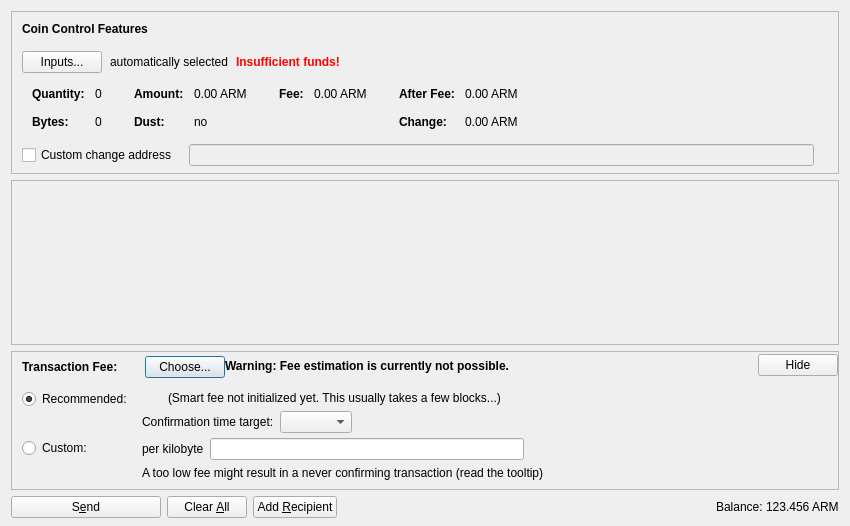
<?xml version="1.0" encoding="UTF-8"?>
<ui version="4.0">
 <class>SendCoinsDialog</class>
 <widget class="QDialog" name="SendCoinsDialog">
  <property name="geometry">
   <rect>
    <x>0</x>
    <y>0</y>
    <width>850</width>
    <height>526</height>
   </rect>
  </property>
  <property name="windowTitle">
   <string>Send Coins</string>
  </property>
  <layout class="QVBoxLayout" name="verticalLayout" stretch="0,1,0,0">
   <property name="bottomMargin">
    <number>8</number>
   </property>
   <item>
    <widget class="QFrame" name="frameCoinControl">
     <property name="sizePolicy">
      <sizepolicy hsizetype="Expanding" vsizetype="Expanding">
       <horstretch>0</horstretch>
       <verstretch>0</verstretch>
      </sizepolicy>
     </property>
     <property name="maximumSize">
      <size>
       <width>16777215</width>
       <height>16777215</height>
      </size>
     </property>
     <property name="frameShape">
      <enum>QFrame::StyledPanel</enum>
     </property>
     <property name="frameShadow">
      <enum>QFrame::Sunken</enum>
     </property>
     <layout class="QVBoxLayout" name="verticalLayoutCoinControl2">
      <property name="spacing">
       <number>0</number>
      </property>
      <property name="leftMargin">
       <number>0</number>
      </property>
      <property name="topMargin">
       <number>0</number>
      </property>
      <property name="rightMargin">
       <number>0</number>
      </property>
      <property name="bottomMargin">
       <number>6</number>
      </property>
      <item>
       <layout class="QVBoxLayout" name="verticalLayoutCoinControl" stretch="0,0,0,0,1">
        <property name="spacing">
         <number>0</number>
        </property>
        <property name="leftMargin">
         <number>10</number>
        </property>
        <property name="topMargin">
         <number>10</number>
        </property>
        <item>
         <layout class="QHBoxLayout" name="horizontalLayoutCoinControl1">
          <property name="bottomMargin">
           <number>15</number>
          </property>
          <item>
           <widget class="QLabel" name="labelCoinControlFeatures">
            <property name="sizePolicy">
             <sizepolicy hsizetype="Preferred" vsizetype="Maximum">
              <horstretch>0</horstretch>
              <verstretch>0</verstretch>
             </sizepolicy>
            </property>
            <property name="font">
             <font>
              <weight>75</weight>
              <bold>true</bold>
             </font>
            </property>
            <property name="styleSheet">
             <string notr="true">font-weight:bold;</string>
            </property>
            <property name="text">
             <string>Coin Control Features</string>
            </property>
           </widget>
          </item>
         </layout>
        </item>
        <item>
         <layout class="QHBoxLayout" name="horizontalLayoutCoinControl2" stretch="0,0,0,0">
          <property name="spacing">
           <number>8</number>
          </property>
          <property name="bottomMargin">
           <number>10</number>
          </property>
          <item>
           <widget class="QPushButton" name="pushButtonCoinControl">
            <property name="styleSheet">
             <string notr="true"/>
            </property>
            <property name="text">
             <string>Inputs...</string>
            </property>
            <property name="autoDefault">
             <bool>false</bool>
            </property>
           </widget>
          </item>
          <item>
           <widget class="QLabel" name="labelCoinControlAutomaticallySelected">
            <property name="text">
             <string>automatically selected</string>
            </property>
            <property name="margin">
             <number>5</number>
            </property>
           </widget>
          </item>
          <item>
           <widget class="QLabel" name="labelCoinControlInsuffFunds">
            <property name="font">
             <font>
              <weight>75</weight>
              <bold>true</bold>
             </font>
            </property>
            <property name="styleSheet">
             <string notr="true">color:red;font-weight:bold;</string>
            </property>
            <property name="text">
             <string>Insufficient funds!</string>
            </property>
            <property name="margin">
             <number>5</number>
            </property>
           </widget>
          </item>
          <item>
           <spacer name="horizontalSpacerCoinControl">
            <property name="orientation">
             <enum>Qt::Horizontal</enum>
            </property>
            <property name="sizeHint" stdset="0">
             <size>
              <width>40</width>
              <height>1</height>
             </size>
            </property>
           </spacer>
          </item>
         </layout>
        </item>
        <item>
         <widget class="QWidget" name="widgetCoinControl" native="true">
          <property name="sizePolicy">
           <sizepolicy hsizetype="Preferred" vsizetype="Preferred">
            <horstretch>0</horstretch>
            <verstretch>0</verstretch>
           </sizepolicy>
          </property>
          <property name="minimumSize">
           <size>
            <width>0</width>
            <height>0</height>
           </size>
          </property>
          <property name="styleSheet">
           <string notr="true"/>
          </property>
          <layout class="QHBoxLayout" name="horizontalLayoutCoinControl5">
           <property name="leftMargin">
            <number>0</number>
           </property>
           <property name="topMargin">
            <number>0</number>
           </property>
           <property name="rightMargin">
            <number>0</number>
           </property>
           <property name="bottomMargin">
            <number>0</number>
           </property>
           <item>
            <layout class="QHBoxLayout" name="horizontalLayoutCoinControl3" stretch="0,0,0,1">
             <property name="spacing">
              <number>20</number>
             </property>
             <property name="topMargin">
              <number>0</number>
             </property>
             <property name="bottomMargin">
              <number>10</number>
             </property>
             <item>
              <layout class="QFormLayout" name="formLayoutCoinControl1">
               <property name="horizontalSpacing">
                <number>10</number>
               </property>
               <property name="verticalSpacing">
                <number>14</number>
               </property>
               <property name="leftMargin">
                <number>10</number>
               </property>
               <property name="topMargin">
                <number>4</number>
               </property>
               <property name="rightMargin">
                <number>6</number>
               </property>
               <item row="0" column="0">
                <widget class="QLabel" name="labelCoinControlQuantityText">
                 <property name="font">
                  <font>
                   <weight>75</weight>
                   <bold>true</bold>
                  </font>
                 </property>
                 <property name="text">
                  <string>Quantity:</string>
                 </property>
                 <property name="margin">
                  <number>0</number>
                 </property>
                </widget>
               </item>
               <item row="0" column="1">
                <widget class="QLabel" name="labelCoinControlQuantity">
                 <property name="cursor">
                  <cursorShape>IBeamCursor</cursorShape>
                 </property>
                 <property name="contextMenuPolicy">
                  <enum>Qt::ActionsContextMenu</enum>
                 </property>
                 <property name="text">
                  <string notr="true">0</string>
                 </property>
                 <property name="margin">
                  <number>0</number>
                 </property>
                 <property name="textInteractionFlags">
                  <set>Qt::LinksAccessibleByMouse|Qt::TextSelectableByKeyboard|Qt::TextSelectableByMouse</set>
                 </property>
                </widget>
               </item>
               <item row="1" column="0">
                <widget class="QLabel" name="labelCoinControlBytesText">
                 <property name="font">
                  <font>
                   <weight>75</weight>
                   <bold>true</bold>
                  </font>
                 </property>
                 <property name="text">
                  <string>Bytes:</string>
                 </property>
                </widget>
               </item>
               <item row="1" column="1">
                <widget class="QLabel" name="labelCoinControlBytes">
                 <property name="cursor">
                  <cursorShape>IBeamCursor</cursorShape>
                 </property>
                 <property name="contextMenuPolicy">
                  <enum>Qt::ActionsContextMenu</enum>
                 </property>
                 <property name="text">
                  <string notr="true">0</string>
                 </property>
                 <property name="textInteractionFlags">
                  <set>Qt::LinksAccessibleByMouse|Qt::TextSelectableByKeyboard|Qt::TextSelectableByMouse</set>
                 </property>
                </widget>
               </item>
              </layout>
             </item>
             <item>
              <layout class="QFormLayout" name="formLayoutCoinControl2">
               <property name="horizontalSpacing">
                <number>10</number>
               </property>
               <property name="verticalSpacing">
                <number>14</number>
               </property>
               <property name="leftMargin">
                <number>6</number>
               </property>
               <property name="topMargin">
                <number>4</number>
               </property>
               <property name="rightMargin">
                <number>6</number>
               </property>
               <item row="0" column="0">
                <widget class="QLabel" name="labelCoinControlAmountText">
                 <property name="font">
                  <font>
                   <weight>75</weight>
                   <bold>true</bold>
                  </font>
                 </property>
                 <property name="text">
                  <string>Amount:</string>
                 </property>
                 <property name="margin">
                  <number>0</number>
                 </property>
                </widget>
               </item>
               <item row="0" column="1">
                <widget class="QLabel" name="labelCoinControlAmount">
                 <property name="cursor">
                  <cursorShape>IBeamCursor</cursorShape>
                 </property>
                 <property name="contextMenuPolicy">
                  <enum>Qt::ActionsContextMenu</enum>
                 </property>
                 <property name="text">
                  <string notr="true">0.00 ARM</string>
                 </property>
                 <property name="textInteractionFlags">
                  <set>Qt::LinksAccessibleByMouse|Qt::TextSelectableByKeyboard|Qt::TextSelectableByMouse</set>
                 </property>
                </widget>
               </item>
               <item row="1" column="0">
                <widget class="QLabel" name="labelCoinControlLowOutputText">
                 <property name="font">
                  <font>
                   <weight>75</weight>
                   <bold>true</bold>
                  </font>
                 </property>
                 <property name="text">
                  <string>Dust:</string>
                 </property>
                </widget>
               </item>
               <item row="1" column="1">
                <widget class="QLabel" name="labelCoinControlLowOutput">
                 <property name="cursor">
                  <cursorShape>IBeamCursor</cursorShape>
                 </property>
                 <property name="contextMenuPolicy">
                  <enum>Qt::ActionsContextMenu</enum>
                 </property>
                 <property name="text">
                  <string notr="true">no</string>
                 </property>
                 <property name="textInteractionFlags">
                  <set>Qt::LinksAccessibleByMouse|Qt::TextSelectableByKeyboard|Qt::TextSelectableByMouse</set>
                 </property>
                </widget>
               </item>
              </layout>
             </item>
             <item>
              <layout class="QFormLayout" name="formLayoutCoinControl3">
               <property name="horizontalSpacing">
                <number>10</number>
               </property>
               <property name="verticalSpacing">
                <number>14</number>
               </property>
               <property name="leftMargin">
                <number>6</number>
               </property>
               <property name="topMargin">
                <number>4</number>
               </property>
               <property name="rightMargin">
                <number>6</number>
               </property>
               <item row="0" column="0">
                <widget class="QLabel" name="labelCoinControlFeeText">
                 <property name="font">
                  <font>
                   <weight>75</weight>
                   <bold>true</bold>
                  </font>
                 </property>
                 <property name="text">
                  <string>Fee:</string>
                 </property>
                 <property name="margin">
                  <number>0</number>
                 </property>
                </widget>
               </item>
               <item row="0" column="1">
                <widget class="QLabel" name="labelCoinControlFee">
                 <property name="cursor">
                  <cursorShape>IBeamCursor</cursorShape>
                 </property>
                 <property name="contextMenuPolicy">
                  <enum>Qt::ActionsContextMenu</enum>
                 </property>
                 <property name="text">
                  <string notr="true">0.00 ARM</string>
                 </property>
                 <property name="textInteractionFlags">
                  <set>Qt::LinksAccessibleByMouse|Qt::TextSelectableByKeyboard|Qt::TextSelectableByMouse</set>
                 </property>
                </widget>
               </item>
              </layout>
             </item>
             <item>
              <layout class="QFormLayout" name="formLayoutCoinControl4">
               <property name="horizontalSpacing">
                <number>10</number>
               </property>
               <property name="verticalSpacing">
                <number>14</number>
               </property>
               <property name="leftMargin">
                <number>6</number>
               </property>
               <property name="topMargin">
                <number>4</number>
               </property>
               <property name="rightMargin">
                <number>6</number>
               </property>
               <item row="0" column="0">
                <widget class="QLabel" name="labelCoinControlAfterFeeText">
                 <property name="font">
                  <font>
                   <weight>75</weight>
                   <bold>true</bold>
                  </font>
                 </property>
                 <property name="text">
                  <string>After Fee:</string>
                 </property>
                 <property name="margin">
                  <number>0</number>
                 </property>
                </widget>
               </item>
               <item row="0" column="1">
                <widget class="QLabel" name="labelCoinControlAfterFee">
                 <property name="cursor">
                  <cursorShape>IBeamCursor</cursorShape>
                 </property>
                 <property name="contextMenuPolicy">
                  <enum>Qt::ActionsContextMenu</enum>
                 </property>
                 <property name="text">
                  <string notr="true">0.00 ARM</string>
                 </property>
                 <property name="textInteractionFlags">
                  <set>Qt::LinksAccessibleByMouse|Qt::TextSelectableByKeyboard|Qt::TextSelectableByMouse</set>
                 </property>
                </widget>
               </item>
               <item row="1" column="0">
                <widget class="QLabel" name="labelCoinControlChangeText">
                 <property name="font">
                  <font>
                   <weight>75</weight>
                   <bold>true</bold>
                  </font>
                 </property>
                 <property name="text">
                  <string>Change:</string>
                 </property>
                </widget>
               </item>
               <item row="1" column="1">
                <widget class="QLabel" name="labelCoinControlChange">
                 <property name="cursor">
                  <cursorShape>IBeamCursor</cursorShape>
                 </property>
                 <property name="contextMenuPolicy">
                  <enum>Qt::ActionsContextMenu</enum>
                 </property>
                 <property name="text">
                  <string notr="true">0.00 ARM</string>
                 </property>
                 <property name="textInteractionFlags">
                  <set>Qt::LinksAccessibleByMouse|Qt::TextSelectableByKeyboard|Qt::TextSelectableByMouse</set>
                 </property>
                </widget>
               </item>
              </layout>
             </item>
            </layout>
           </item>
          </layout>
         </widget>
        </item>
        <item>
         <layout class="QHBoxLayout" name="horizontalLayoutCoinControl4" stretch="0,0,0">
          <property name="spacing">
           <number>12</number>
          </property>
          <property name="sizeConstraint">
           <enum>QLayout::SetDefaultConstraint</enum>
          </property>
          <property name="topMargin">
           <number>5</number>
          </property>
          <property name="rightMargin">
           <number>5</number>
          </property>
          <item>
           <widget class="QCheckBox" name="checkBoxCoinControlChange">
            <property name="toolTip">
             <string>If this is activated, but the change address is empty or invalid, change will be sent to a newly generated address.</string>
            </property>
            <property name="text">
             <string>Custom change address</string>
            </property>
           </widget>
          </item>
          <item>
           <widget class="QValidatedLineEdit" name="lineEditCoinControlChange">
            <property name="enabled">
             <bool>false</bool>
            </property>
            <property name="sizePolicy">
             <sizepolicy hsizetype="Expanding" vsizetype="Fixed">
              <horstretch>0</horstretch>
              <verstretch>0</verstretch>
             </sizepolicy>
            </property>
           </widget>
          </item>
          <item>
           <widget class="QLabel" name="labelCoinControlChangeLabel">
            <property name="sizePolicy">
             <sizepolicy hsizetype="Preferred" vsizetype="Expanding">
              <horstretch>0</horstretch>
              <verstretch>0</verstretch>
             </sizepolicy>
            </property>
            <property name="minimumSize">
             <size>
              <width>0</width>
              <height>0</height>
             </size>
            </property>
            <property name="text">
             <string/>
            </property>
            <property name="margin">
             <number>3</number>
            </property>
           </widget>
          </item>
         </layout>
        </item>
        <item>
         <spacer name="verticalSpacerCoinControl">
          <property name="orientation">
           <enum>Qt::Vertical</enum>
          </property>
          <property name="sizeHint" stdset="0">
           <size>
            <width>800</width>
            <height>1</height>
           </size>
          </property>
         </spacer>
        </item>
       </layout>
      </item>
     </layout>
    </widget>
   </item>
   <item>
    <widget class="QScrollArea" name="scrollArea">
     <property name="widgetResizable">
      <bool>true</bool>
     </property>
     <widget class="QWidget" name="scrollAreaWidgetContents">
      <property name="geometry">
       <rect>
        <x>0</x>
        <y>0</y>
        <width>830</width>
        <height>104</height>
       </rect>
      </property>
      <layout class="QVBoxLayout" name="verticalLayout_2" stretch="0,1">
       <property name="leftMargin">
        <number>0</number>
       </property>
       <property name="topMargin">
        <number>0</number>
       </property>
       <property name="rightMargin">
        <number>0</number>
       </property>
       <property name="bottomMargin">
        <number>0</number>
       </property>
       <item>
        <layout class="QVBoxLayout" name="entries">
         <property name="spacing">
          <number>6</number>
         </property>
        </layout>
       </item>
       <item>
        <spacer name="verticalSpacer">
         <property name="orientation">
          <enum>Qt::Vertical</enum>
         </property>
         <property name="sizeHint" stdset="0">
          <size>
           <width>20</width>
           <height>40</height>
          </size>
         </property>
        </spacer>
       </item>
      </layout>
     </widget>
    </widget>
   </item>
   <item>
    <widget class="QFrame" name="frameFee">
     <property name="sizePolicy">
      <sizepolicy hsizetype="Expanding" vsizetype="Expanding">
       <horstretch>0</horstretch>
       <verstretch>0</verstretch>
      </sizepolicy>
     </property>
     <property name="maximumSize">
      <size>
       <width>16777215</width>
       <height>16777215</height>
      </size>
     </property>
     <property name="frameShape">
      <enum>QFrame::StyledPanel</enum>
     </property>
     <property name="frameShadow">
      <enum>QFrame::Sunken</enum>
     </property>
     <layout class="QVBoxLayout" name="verticalLayoutFee1">
      <property name="spacing">
       <number>0</number>
      </property>
      <property name="leftMargin">
       <number>0</number>
      </property>
      <property name="topMargin">
       <number>0</number>
      </property>
      <property name="rightMargin">
       <number>0</number>
      </property>
      <property name="bottomMargin">
       <number>0</number>
      </property>
      <item>
       <layout class="QVBoxLayout" name="verticalLayoutFee2" stretch="0,0,0">
        <property name="spacing">
         <number>0</number>
        </property>
        <property name="leftMargin">
         <number>10</number>
        </property>
        <property name="topMargin">
         <number>0</number>
        </property>
        <item>
         <layout class="QHBoxLayout" name="horizontalLayoutFee1">
          <property name="bottomMargin">
           <number>0</number>
          </property>
          <item>
           <layout class="QVBoxLayout" name="verticalLayoutFee7">
            <property name="spacing">
             <number>0</number>
            </property>
            <item>
             <spacer name="verticalSpacerSmartFee">
              <property name="orientation">
               <enum>Qt::Vertical</enum>
              </property>
              <property name="sizeType">
               <enum>QSizePolicy::Fixed</enum>
              </property>
              <property name="sizeHint" stdset="0">
               <size>
                <width>1</width>
                <height>4</height>
               </size>
              </property>
             </spacer>
            </item>
            <item>
             <layout class="QHBoxLayout" name="horizontalLayoutSmartFee">
              <property name="spacing">
               <number>10</number>
              </property>
              <item>
               <widget class="QLabel" name="labelFeeHeadline">
                <property name="sizePolicy">
                 <sizepolicy hsizetype="Preferred" vsizetype="Maximum">
                  <horstretch>0</horstretch>
                  <verstretch>0</verstretch>
                 </sizepolicy>
                </property>
                <property name="font">
                 <font>
                  <weight>75</weight>
                  <bold>true</bold>
                 </font>
                </property>
                <property name="styleSheet">
                 <string notr="true">font-weight:bold;</string>
                </property>
                <property name="text">
                 <string>Transaction Fee:</string>
                </property>
               </widget>
              </item>
              <item>
               <widget class="QLabel" name="labelFeeMinimized">
                <property name="text">
                 <string/>
                </property>
               </widget>
              </item>
              <item>
               <widget class="QPushButton" name="buttonChooseFee">
                <property name="text">
                 <string>Choose...</string>
                </property>
               </widget>
              </item>
             </layout>
            </item>
            <item>
             <spacer name="verticalSpacer_5">
              <property name="orientation">
               <enum>Qt::Vertical</enum>
              </property>
              <property name="sizeHint" stdset="0">
               <size>
                <width>1</width>
                <height>1</height>
               </size>
              </property>
             </spacer>
            </item>
           </layout>
          </item>
          <item>
           <widget class="QLabel" name="fallbackFeeWarningLabel">
            <property name="toolTip">
             <string>Using the fallbackfee can result in sending a transaction that will take several hours or days (or never) to confirm. Consider choosing your fee manually or wait until you have validated the complete chain.</string>
            </property>
            <property name="font">
            <font>
                <weight>75</weight>
                <bold>true</bold>
            </font>
            </property>
            <property name="text">
             <string>Warning: Fee estimation is currently not possible.</string>
            </property>
            <property name="wordWrap">
             <bool>false</bool>
            </property>
           </widget>
          </item>
          <item>
           <spacer name="horizontalSpacer_4">
            <property name="orientation">
             <enum>Qt::Horizontal</enum>
            </property>
            <property name="sizeType">
             <enum>QSizePolicy::MinimumExpanding</enum>
            </property>
            <property name="sizeHint" stdset="0">
             <size>
              <width>40</width>
              <height>20</height>
             </size>
            </property>
           </spacer>
          </item>
          <item>
           <widget class="QPushButton" name="buttonMinimizeFee">
            <property name="toolTip">
             <string>collapse fee-settings</string>
            </property>
            <property name="text">
             <string>Hide</string>
            </property>
           </widget>
          </item>
         </layout>
        </item>
        <item>
         <widget class="QFrame" name="frameFeeSelection">
          <layout class="QVBoxLayout" name="verticalLayoutFee12">
           <property name="spacing">
            <number>0</number>
           </property>
           <property name="leftMargin">
            <number>0</number>
           </property>
           <property name="topMargin">
            <number>0</number>
           </property>
           <property name="rightMargin">
            <number>0</number>
           </property>
           <property name="bottomMargin">
            <number>0</number>
           </property>
           <item>
            <layout class="QGridLayout" name="gridLayoutFee">
             <property name="topMargin">
              <number>10</number>
             </property>
             <property name="bottomMargin">
              <number>4</number>
             </property>
             <property name="horizontalSpacing">
              <number>10</number>
             </property>
             <property name="verticalSpacing">
              <number>4</number>
             </property>
             <item row="1" column="1">
              <layout class="QVBoxLayout" name="verticalLayoutFee8">
               <property name="spacing">
                <number>6</number>
               </property>
               <item>
                <layout class="QHBoxLayout" name="horizontalLayoutFee13">
                 <item>
                  <widget class="QLabel" name="labelCustomPerKilobyte">
                   <property name="toolTip">
                    <string>Specify a custom fee per kB (1,000 bytes) of the transaction's virtual size.

Note:  Since the fee is calculated on a per-byte basis, a fee of "100 satoshis per kB" for a transaction size of 500 bytes (half of 1 kB) would ultimately yield a fee of only 50 satoshis.</string>
                   </property>
                   <property name="text">
                    <string>per kilobyte</string>
                   </property>
                  </widget>
                 </item>
                 <item>
                  <widget class="BitcoinAmountField" name="customFee"/>
                 </item>
                 <item>
                  <spacer name="horizontalSpacer_6">
                   <property name="orientation">
                    <enum>Qt::Horizontal</enum>
                   </property>
                   <property name="sizeHint" stdset="0">
                    <size>
                     <width>1</width>
                     <height>1</height>
                    </size>
                   </property>
                  </spacer>
                 </item>
                </layout>
               </item>
               <item>
                <layout class="QHBoxLayout" name="horizontalLayoutFee8">
                 <item>
                  <widget class="QLabel" name="labelCustomFeeWarning">
                   <property name="enabled">
                    <bool>true</bool>
                   </property>
                   <property name="toolTip">
                    <string>When there is less transaction volume than space in the blocks, miners as well as relaying nodes may enforce a minimum fee. Paying only this minimum fee is just fine, but be aware that this can result in a never confirming transaction once there is more demand for bosscoins transactions than the network can process.</string>
                   </property>
                   <property name="text">
                    <string>A too low fee might result in a never confirming transaction (read the tooltip)</string>
                   </property>
                  </widget>
                 </item>
                 <item>
                  <spacer name="horizontalSpacer_2">
                   <property name="orientation">
                    <enum>Qt::Horizontal</enum>
                   </property>
                   <property name="sizeHint" stdset="0">
                    <size>
                     <width>1</width>
                     <height>1</height>
                    </size>
                   </property>
                  </spacer>
                 </item>
                </layout>
               </item>
              </layout>
             </item>
             <item row="0" column="0">
              <layout class="QVBoxLayout" name="verticalLayoutFee4" stretch="0,1">
               <item>
                <widget class="QRadioButton" name="radioSmartFee">
                 <property name="text">
                  <string>Recommended:</string>
                 </property>
                 <property name="checked">
                  <bool>true</bool>
                 </property>
                 <attribute name="buttonGroup">
                  <string notr="true">groupFee</string>
                 </attribute>
                </widget>
               </item>
               <item>
                <spacer name="verticalSpacer_2">
                 <property name="orientation">
                  <enum>Qt::Vertical</enum>
                 </property>
                 <property name="sizeHint" stdset="0">
                  <size>
                   <width>1</width>
                   <height>1</height>
                  </size>
                 </property>
                </spacer>
               </item>
              </layout>
             </item>
             <item row="1" column="0">
              <layout class="QVBoxLayout" name="verticalLayoutFee9" stretch="0,1">
               <item>
                <widget class="QRadioButton" name="radioCustomFee">
                 <property name="text">
                  <string>Custom:</string>
                 </property>
                 <attribute name="buttonGroup">
                  <string notr="true">groupFee</string>
                 </attribute>
                </widget>
               </item>
               <item>
                <spacer name="verticalSpacer_6">
                 <property name="orientation">
                  <enum>Qt::Vertical</enum>
                 </property>
                 <property name="sizeHint" stdset="0">
                  <size>
                   <width>1</width>
                   <height>1</height>
                  </size>
                 </property>
                </spacer>
               </item>
              </layout>
             </item>
             <item row="0" column="1">
              <layout class="QVBoxLayout" name="verticalLayoutFee3" stretch="0,0,1">
               <property name="spacing">
                <number>6</number>
               </property>
               <property name="topMargin">
                <number>2</number>
               </property>
               <item>
                <layout class="QHBoxLayout" name="horizontalLayoutFee12">
                 <item>
                  <widget class="QLabel" name="labelSmartFee">
                   <property name="text">
                    <string/>
                   </property>
                  </widget>
                 </item>
                 <item>
                  <widget class="QLabel" name="labelFeeEstimation">
                   <property name="text">
                    <string/>
                   </property>
                  </widget>
                 </item>
                 <item>
                  <widget class="QLabel" name="labelSmartFee2">
                   <property name="text">
                    <string>(Smart fee not initialized yet. This usually takes a few blocks...)</string>
                   </property>
                  </widget>
                 </item>
                 <item>
                  <spacer name="horizontalSpacer_5">
                   <property name="orientation">
                    <enum>Qt::Horizontal</enum>
                   </property>
                   <property name="sizeHint" stdset="0">
                    <size>
                     <width>1</width>
                     <height>1</height>
                    </size>
                   </property>
                  </spacer>
                 </item>
                </layout>
               </item>
               <item>
                <layout class="QHBoxLayout" name="horizontalLayoutFee9">
                 <item>
                  <layout class="QVBoxLayout" name="verticalLayoutFee6">
                   <item>
                    <widget class="QLabel" name="labelSmartFee3">
                     <property name="text">
                      <string>Confirmation time target:</string>
                     </property>
                    </widget>
                   </item>
                  </layout>
                 </item>
                 <item>
                  <layout class="QVBoxLayout" name="verticalLayoutFee5">
                   <property name="rightMargin">
                    <number>30</number>
                   </property>
                   <item>
                    <layout class="QHBoxLayout" name="horizontalLayoutConfTarget">
                     <property name="bottomMargin">
                      <number>0</number>
                     </property>
                     <item>
                      <widget class="QComboBox" name="confTargetSelector"/>
                     </item>
                     <item>
                      <spacer name="horizontalSpacerConfTarget">
                       <property name="orientation">
                        <enum>Qt::Horizontal</enum>
                       </property>
                       <property name="sizeHint" stdset="0">
                        <size>
                         <width>40</width>
                         <height>20</height>
                        </size>
                       </property>
                      </spacer>
                     </item>
                    </layout>
                   </item>
                  </layout>
                 </item>
                </layout>
               </item>
               <item>
                <spacer name="verticalSpacer_4">
                 <property name="orientation">
                  <enum>Qt::Vertical</enum>
                 </property>
                 <property name="sizeHint" stdset="0">
                  <size>
                   <width>1</width>
                   <height>1</height>
                  </size>
                 </property>
                </spacer>
               </item>
              </layout>
             </item>
            </layout>
           </item>
          </layout>
         </widget>
        </item>
        <item>
         <spacer name="verticalSpacerFee">
          <property name="orientation">
           <enum>Qt::Vertical</enum>
          </property>
          <property name="sizeHint" stdset="0">
           <size>
            <width>40</width>
            <height>5</height>
           </size>
          </property>
         </spacer>
        </item>
       </layout>
      </item>
     </layout>
    </widget>
   </item>
   <item>
    <layout class="QHBoxLayout" name="horizontalLayout">
     <item>
      <widget class="QPushButton" name="sendButton">
       <property name="minimumSize">
        <size>
         <width>150</width>
         <height>0</height>
        </size>
       </property>
       <property name="toolTip">
        <string>Confirm the send action</string>
       </property>
       <property name="text">
        <string>S&amp;end</string>
       </property>
       <property name="icon">
        <iconset resource="../bitcoin.qrc">
         <normaloff>:/icons/send</normaloff>:/icons/send</iconset>
       </property>
       <property name="autoDefault">
        <bool>false</bool>
       </property>
       <property name="default">
        <bool>false</bool>
       </property>
      </widget>
     </item>
     <item>
      <widget class="QPushButton" name="clearButton">
       <property name="sizePolicy">
        <sizepolicy hsizetype="Minimum" vsizetype="Fixed">
         <horstretch>0</horstretch>
         <verstretch>0</verstretch>
        </sizepolicy>
       </property>
       <property name="toolTip">
        <string>Clear all fields of the form.</string>
       </property>
       <property name="text">
        <string>Clear &amp;All</string>
       </property>
       <property name="icon">
        <iconset resource="../bitcoin.qrc">
         <normaloff>:/icons/remove</normaloff>:/icons/remove</iconset>
       </property>
       <property name="autoDefault">
        <bool>false</bool>
       </property>
      </widget>
     </item>
     <item>
      <widget class="QPushButton" name="addButton">
       <property name="toolTip">
        <string>Send to multiple recipients at once</string>
       </property>
       <property name="text">
        <string>Add &amp;Recipient</string>
       </property>
       <property name="icon">
        <iconset resource="../bitcoin.qrc">
         <normaloff>:/icons/add</normaloff>:/icons/add</iconset>
       </property>
       <property name="autoDefault">
        <bool>false</bool>
       </property>
      </widget>
     </item>
     <item>
      <spacer name="horizontalSpacer">
       <property name="orientation">
        <enum>Qt::Horizontal</enum>
       </property>
       <property name="sizeHint" stdset="0">
        <size>
         <width>40</width>
         <height>20</height>
        </size>
       </property>
      </spacer>
     </item>
     <item>
      <layout class="QHBoxLayout" name="horizontalLayout_2">
       <property name="spacing">
        <number>3</number>
       </property>
       <item>
        <widget class="QLabel" name="label">
         <property name="sizePolicy">
          <sizepolicy hsizetype="Preferred" vsizetype="Fixed">
           <horstretch>0</horstretch>
           <verstretch>0</verstretch>
          </sizepolicy>
         </property>
         <property name="text">
          <string>Balance:</string>
         </property>
        </widget>
       </item>
       <item>
        <widget class="QLabel" name="labelBalance">
         <property name="sizePolicy">
          <sizepolicy hsizetype="Preferred" vsizetype="Fixed">
           <horstretch>0</horstretch>
           <verstretch>0</verstretch>
          </sizepolicy>
         </property>
         <property name="cursor">
          <cursorShape>IBeamCursor</cursorShape>
         </property>
         <property name="text">
          <string notr="true">123.456 ARM</string>
         </property>
         <property name="textInteractionFlags">
          <set>Qt::LinksAccessibleByMouse|Qt::TextSelectableByKeyboard|Qt::TextSelectableByMouse</set>
         </property>
        </widget>
       </item>
      </layout>
     </item>
    </layout>
   </item>
  </layout>
 </widget>
 <customwidgets>
  <customwidget>
   <class>QValidatedLineEdit</class>
   <extends>QLineEdit</extends>
   <header>qt/qvalidatedlineedit.h</header>
  </customwidget>
  <customwidget>
   <class>BitcoinAmountField</class>
   <extends>QLineEdit</extends>
   <header>qt/bitcoinamountfield.h</header>
   <container>1</container>
  </customwidget>
 </customwidgets>
 <resources>
  <include location="../bitcoin.qrc"/>
 </resources>
 <connections/>
 <buttongroups>
  <buttongroup name="groupFee"/>
 </buttongroups>
</ui>
